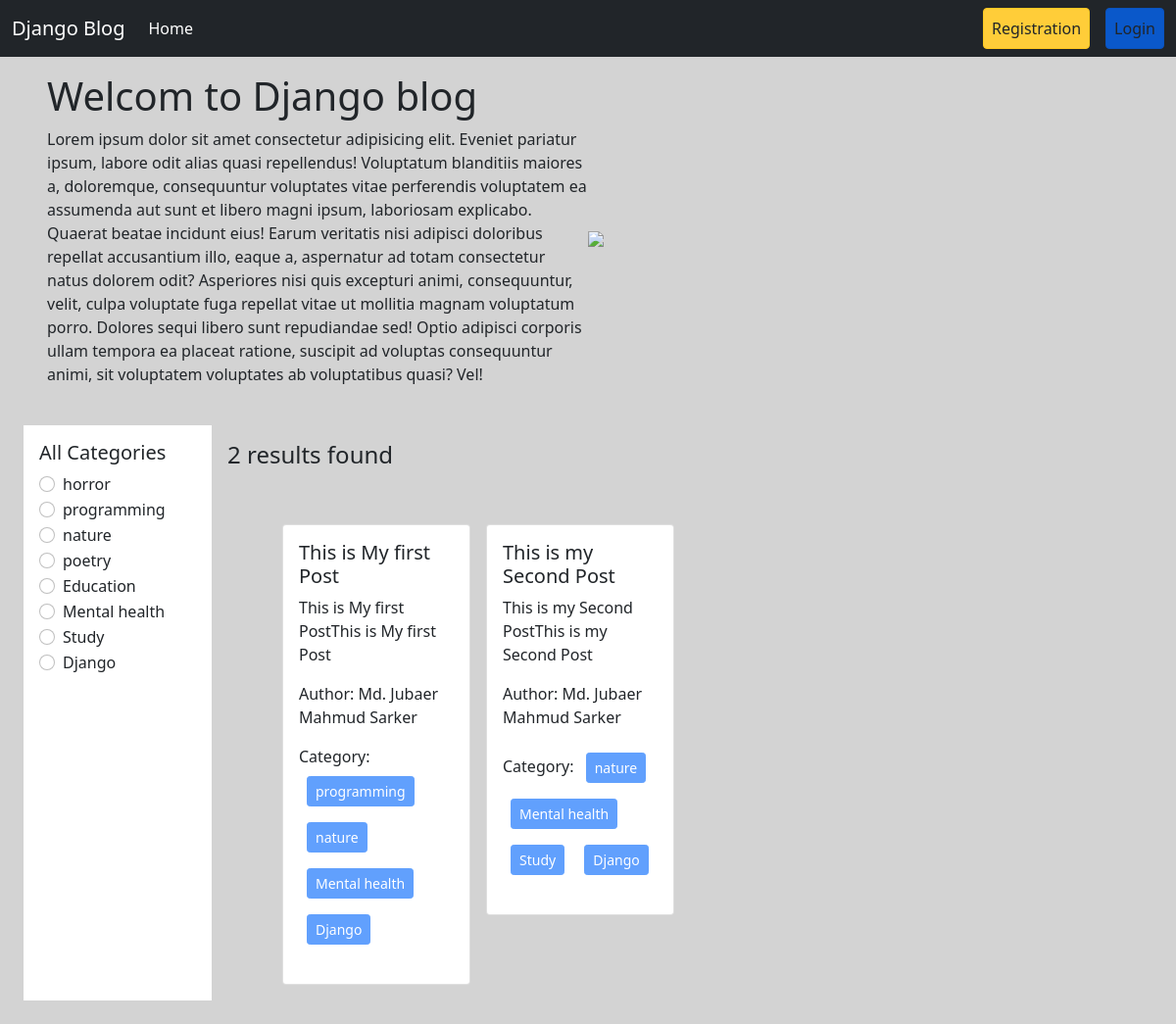
The page /category/nature/ on the database its author committed.
### catagories/models.py (models this page shows)
class Category(models.Model):
    name = models.CharField(max_length=100)
    slug = models.SlugField(max_length=100, unique=True, null=True, blank=True)
    def __str__(self):
        return self.name

### posts/models.py (models this page shows, shortened)
class Post(models.Model):
    title = models.CharField(max_length=50)
    content = models.TextField()
    category = models.ManyToManyField(Category)  #ekta post e multiple category thakte pare abar ekta category er under e multiple post thakte pare.
    author = models.ForeignKey(User , on_delete=models.CASCADE)

### blog_project/views.py (the view)
# urls.py: 2. Add a URL to urlpatterns:  path('', views.home, name='home')
def home(request , category_slug = None): # initially dhore nicchi je category_slug None thakbe karon hocche user first time home page e asle se normal page dekhbe, se filter korte chaile category te click korlei sei category er slug ta capture korbo ar seta tokhn ar None thakbe na
    data = Post.objects.all() # sob post gula ke niye aslam
    if category_slug is not None: # ekhn category slug jodi None na hoy tar mane sekhane value ache
        category = Category.objects.get(slug = category_slug)# slug je field model e likhechilam seta = amader category slug kore dilam taile ekhn kon category er slug sei category object peye jabo
        data = Post.objects.filter(category = category)# post er category te category object bosiye filter korlam, ager data er sathe overright hoye jabe
    categorys = Category.objects.all()# sob category dekhabo
    return render(request , 'home.html' , {'data' : data , 'category' : categorys})

### templates/home.html
{% extends 'base.html' %}
{% load static %}
{% block content %}
<div class="d-flex flex-wrap px-5 pt-3 align-items-center ">
  <div class="col-6">
    <h1>Welcom to Django blog</h1>
    <p class="text-start">Lorem ipsum dolor sit amet consectetur adipisicing elit. Eveniet pariatur ipsum, labore odit alias quasi repellendus! Voluptatum blanditiis maiores a, doloremque, consequuntur voluptates vitae perferendis voluptatem ea assumenda aut sunt et libero magni ipsum, laboriosam explicabo. Quaerat beatae incidunt eius! Earum veritatis nisi adipisci doloribus repellat accusantium illo, eaque a, aspernatur ad totam consectetur natus dolorem odit? Asperiores nisi quis excepturi animi, consequuntur, velit, culpa voluptate fuga repellat vitae ut mollitia magnam voluptatum porro. Dolores sequi libero sunt repudiandae sed! Optio adipisci corporis ullam tempora ea placeat ratione, suscipit ad voluptas consequuntur animi, sit voluptatem voluptates ab voluptatibus quasi? Vel!</p>
  </div>
  <div class="col-6">
      <img src="{% static 'personal-blog.jpg' %}" style="width: 93%;">
  </div>
</div>
<div class="d-flex flex-wrap p-4">
  <div class="col-2 bg-white p-3">
    <h5>All Categories</h5>
    {% for cat in category %}
    <div class="form-check">
      <input class="form-check-input" type="radio" name='{{category}}' id='{{cat.name}}'>
      <label class="form-check-label" for='{{cat.name}}'>
        <a href="{% url 'category_wise_post' cat.slug %}" class="text-decoration-none text-dark"> {{cat.name}}</a>
      </label>
    </div>
    {% endfor %}
  </div>
  <div class="col-10 p-3">
    <h4> {{data | length }} results found</h4>
    <div class="d-flex flex-wrap  px-5 pt-5 ">
      {% for post in data %}
      <div class="col-sm-3 ">
        <div class="card mx-2">
          <div class="card-body">
            <h5 class="card-title">{{post.title}}</h5>
            <p class="card-text">{{post.content}}</p>
            <p>Author: {{ post.author.first_name }} {{ post.author.last_name }}</p>
            <p>Category:
              {% for cat in post.category.all%}
                <button class="btn btn-primary btn-sm m-2" disabled> {{cat.name}} </button>
              {% endfor %}
            </p>
          </div>
        </div>
      </div>
      {% endfor %}
    </div>
  </div>
</div>
{% endblock %}

### rows shown on the page
Category: name "horror"
Category: name "programming"
Category: name "nature"
Category: name "poetry"
Category: name "Education"
Category: name "Mental health"
Category: name "Study"
Category: name "Django"
Post: title "This is My first Post", content "This is My first PostThis is My first Post", author.first_name "Md. Jubaer", author.last_name "Mahmud Sarker"
Post: title "This is my Second Post", content "This is my Second PostThis is my Second Post", author.first_name "Md. Jubaer", author.last_name "Mahmud Sarker"

### other values the page prints
{{ data | length }} "2"
